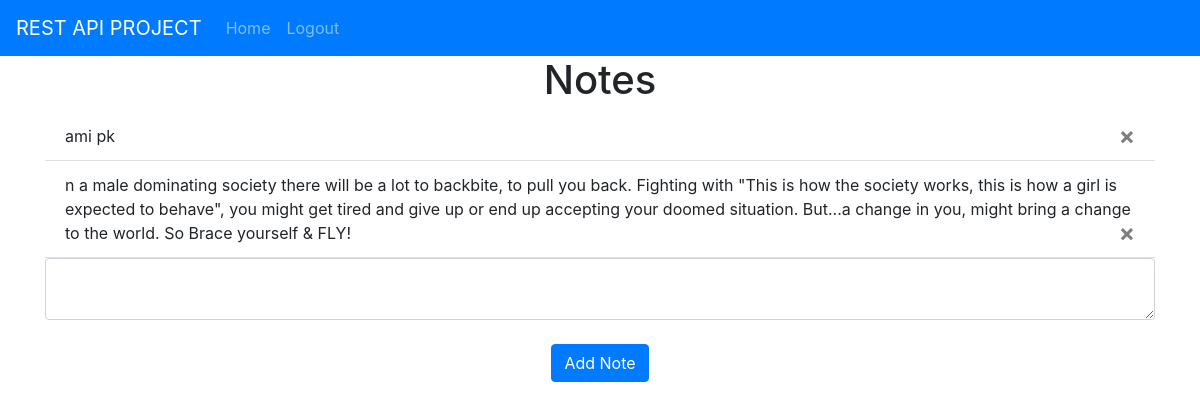
The app's page / (signed in) with its own data.
### website/models.py (models this page shows)
class Note(db.Model):
    id = db.Column(db.Integer, primary_key=True)
    data = db.Column(db.String(10000))
    date = db.Column(db.DateTime(timezone=True), default=func.now())
    user_id = db.Column(db.Integer, db.ForeignKey('user.id'))

### website/views.py (the view, shortened to what this page needs)
@views.route('/', methods=['GET', 'POST'])
@login_required
def home():
    return render_template("home.html", user=current_user)

### website/__init__.py (called while the page is built)
def create_app():
    app = Flask(__name__)
    app.config['SECRET_KEY'] = 'hau mau khau'
    app.config['SQLALCHEMY_DATABASE_URI'] = f'sqlite:///{DB_NAME}'
    db.init_app(app)
    from .views import views
    from .auth import auth
    app.register_blueprint(views, url_prefix='/')
    app.register_blueprint(auth, url_prefix='/')
    from .models import User, Note
    create_database(app)
    login_manager = LoginManager()
    login_manager.login_view = 'auth.login'
    login_manager.init_app(app)
    @login_manager.user_loader
    def load_user(id):
        return User.query.get(int(id))
    return app

### website/templates/home.html
{% extends "base.html" %} {% block title %}REST API PROJECT ATTEMPT{% endblock %}
{% block content %}
<h1 align="center">Notes</h1>
<ul class="list-group list-group-flush" id="notes">
    {% for note in user.notes %}
    <li class="list-group-item">
        {{ note.data }}
        <button type="button" class="close" onClick="deleteNote({{ note.id }})">
            <span aria-hidden="true">&times;</span>
        </button>
    </li>
    {% endfor %}
</ul>
<form method="post">
    <textarea name="note" id='note' class='form-control'></textarea>
    <br />
    <div align="center">
        <button type="submit" class="btn btn-primary">Add Note</button>
    </div>
</form>
{% endblock %}

### website/templates/base.html (shortened to what this page needs)
<!DOCTYPE html>
<html>
  <head>
    <link
      rel="stylesheet"
      href="https://stackpath.bootstrapcdn.com/bootstrap/4.4.1/css/bootstrap.min.css"
    />
    <link
      rel="stylesheet"
      href="https://stackpath.bootstrapcdn.com/font-awesome/4.7.0/css/font-awesome.min.css"
    />
  </head>
  <body>
    <nav class="navbar navbar-expand-lg navbar-dark bg-primary">
      <a class="navbar-brand" href="/">REST API PROJECT</a>
      <div class="collapse navbar-collapse" id="navbar">
        <div class="navbar-nav">
          {% if user.is_authenticated %}
          <a class="nav-item nav-link" id="home" href="/">Home</a>
          <a class="nav-item nav-link" id="logout" href="/logout">Logout</a>
          {% else %}
          <a class="nav-item nav-link" id="login" href="/login">Login</a>
          <a class="nav-item nav-link" id="signUp" href="/sign-up">Sign Up</a>
          {% endif %}
        </div>
      </div>
    </nav>
    <div class="container">{% block content %} {% endblock %}</div>
  </body>
</html>

### records on screen
Note: data "ami pk"
Note: data "n a male dominating society there will be a lot to backbite, to pull you back. Fighting with \"This is how the society works, this is how a girl is expected to behave\", you might get tired and give up or end up accepting your doomed situation. But...a change in you, might bring a change to the world. So Brace yourself & FLY!"
